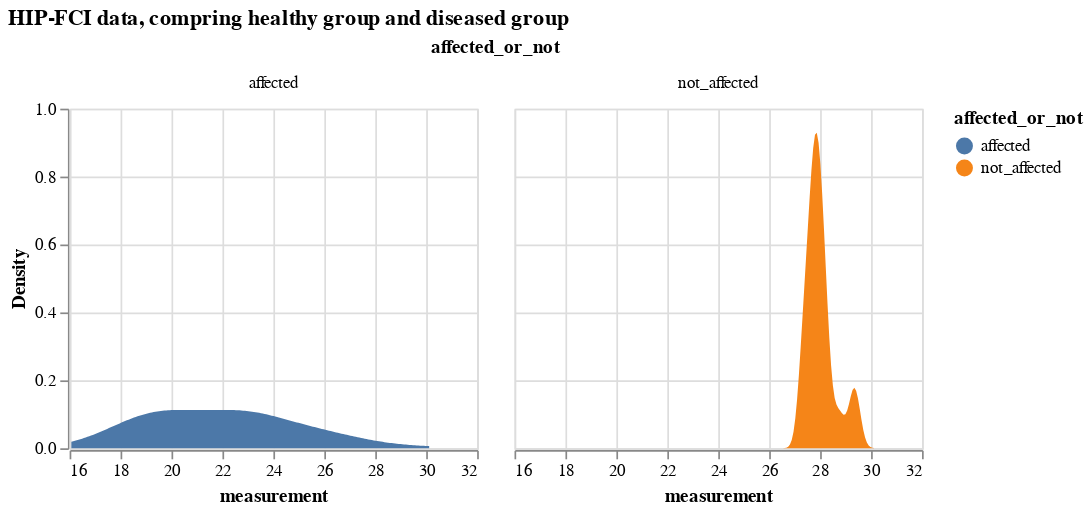

The cell this chart's notebook holds for it:
### Markdown cell above
### Comparing a certain biomarker data

### Code cell
# select a biomarker
bio_data = df[df.biomarker=='HIP-FCI'].drop(['k_j', 'S_n', 'biomarker'], axis = 1)
# biomarker2 data, comparing from diseased and healthy groups
alt.Chart(bio_data).transform_density(
    'measurement',
    as_=['measurement', 'Density'],
    groupby=['affected_or_not']
).mark_area().encode(
    x="measurement:Q",
    y="Density:Q",
    facet = alt.Facet(
        "affected_or_not:N",
    ),
    color=alt.Color(
        'affected_or_not:N'
    )
).properties(
    width= 240,
    height = 200,
).properties(
    title='HIP-FCI data, compring healthy group and diseased group'
)

### Figure 1 — Vega-Lite specification as saved in the notebook (floating-point values rounded to 4 significant figures)
{"config": {"view": {"continuousWidth": 300, "continuousHeight": 300}}, "data": {"name": "data-dc9bc60447de049373eda4286031c67e"}, "mark": {"type": "area"}, "encoding": {"color": {"field": "affected_or_not", "type": "nominal"}, "facet": {"field": "affected_or_not", "type": "nominal"}, "x": {"field": "measurement", "type": "quantitative"}, "y": {"field": "Density", "type": "quantitative"}}, "height": 200, "title": "HIP-FCI data, compring healthy group and diseased group", "transform": [{"density": "measurement", "groupby": ["affected_or_not"], "as": ["measurement", "Density"]}], "width": 240, "$schema": "https://vega.github.io/schema/vega-lite/v5.16.3.json", "datasets": {"data-dc9bc60447de049373eda4286031c67e": [{"participant": 0, "measurement": 23.24, "affected_or_not": "affected"}, {"participant": 1, "measurement": 27.89, "affected_or_not": "not_affected"}, {"participant": 2, "measurement": 19.44, "affected_or_not": "affected"}, {"participant": 3, "measurement": 18.57, "affected_or_not": "affected"}, {"participant": 4, "measurement": 24.01, "affected_or_not": "affected"}, {"participant": 5, "measurement": 20.98, "affected_or_not": "affected"}, {"participant": 6, "measurement": 27.37, "affected_or_not": "not_affected"}, {"participant": 7, "measurement": 25.87, "affected_or_not": "affected"}, {"participant": 8, "measurement": 23.49, "affected_or_not": "affected"}, {"participant": 9, "measurement": 17.23, "affected_or_not": "affected"}, {"participant": 10, "measurement": 19.2, "affected_or_not": "affected"}, {"participant": 11, "measurement": 27.66, "affected_or_not": "not_affected"}, {"participant": 12, "measurement": 20.14, "affected_or_not": "affected"}, {"participant": 13, "measurement": 19.26, "affected_or_not": "affected"}, {"participant": 14, "measurement": 27.42, "affected_or_not": "affected"}, {"participant": 15, "measurement": 29.43, "affected_or_not": "not_affected"}, {"participant": 16, "measurement": 22.61, "affected_or_not": "affected"}, {"participant": 17, "measurement": 28.21, "affected_or_not": "not_affected"}, {"participant": 18, "measurement": 28.29, "affected_or_not": "not_affected"}, {"participant": 19, "measurement": 20.16, "affected_or_not": "affected"}, {"participant": 20, "measurement": 18.95, "affected_or_not": "affected"}, {"participant": 21, "measurement": 28.75, "affected_or_not": "not_affected"}, {"participant": 22, "measurement": 22.27, "affected_or_not": "affected"}, {"participant": 23, "measurement": 18.38, "affected_or_not": "affected"}, {"participant": 24, "measurement": 19.87, "affected_or_not": "affected"}, {"participant": 25, "measurement": 19.89, "affected_or_not": "affected"}, {"participant": 26, "measurement": 23.56, "affected_or_not": "affected"}, {"participant": 27, "measurement": 19.68, "affected_or_not": "affected"}, {"participant": 28, "measurement": 30.12, "affected_or_not": "affected"}, {"participant": 29, "measurement": 18.18, "affected_or_not": "affected"}, {"participant": 30, "measurement": 17.86, "affected_or_not": "affected"}, {"participant": 31, "measurement": 22.15, "affected_or_not": "affected"}, {"participant": 32, "measurement": 20.7, "affected_or_not": "affected"}, {"participant": 33, "measurement": 26.11, "affected_or_not": "affected"}, {"participant": 34, "measurement": 17.58, "affected_or_not": "affected"}, {"participant": 35, "measurement": 24.91, "affected_or_not": "affected"}, {"participant": 36, "measurement": 20.92, "affected_or_not": "affected"}, {"participant": 37, "measurement": 27.88, "affected_or_not": "not_affected"}, {"participant": 38, "measurement": 23.31, "affected_or_not": "affected"}, {"participant": 39, "measurement": 26.39, "affected_or_not": "affected"}, {"participant": 40, "measurement": 21.48, "affected_or_not": "affected"}, {"participant": 41, "measurement": 21.8, "affected_or_not": "affected"}, {"participant": 42, "measurement": 29.26, "affected_or_not": "not_affected"}, {"participant": 43, "measurement": 27.38, "affected_or_not": "affected"}, {"participant": 44, "measurement": 21.5, "affected_or_not": "affected"}, {"participant": 45, "measurement": 27.91, "affected_or_not": "not_affected"}, {"participant": 46, "measurement": 20.13, "affected_or_not": "affected"}, {"participant": 47, "measurement": 19.73, "affected_or_not": "affected"}, {"participant": 48, "measurement": 23.73, "affected_or_not": "affected"}, {"participant": 49, "measurement": 27.96, "affected_or_not": "not_affected"}, {"participant": 50, "measurement": 21.8, "affected_or_not": "affected"}, {"participant": 51, "measurement": 21.4, "affected_or_not": "affected"}, {"participant": 52, "measurement": 28.26, "affected_or_not": "affected"}, {"participant": 53, "measurement": 20.24, "affected_or_not": "affected"}, {"participant": 54, "measurement": 20.29, "affected_or_not": "affected"}, {"participant": 55, "measurement": 19.25, "affected_or_not": "affected"}, {"participant": 56, "measurement": 26.01, "affected_or_not": "affected"}, {"participant": 57, "measurement": 28.12, "affected_or_not": "not_affected"}, {"participant": 58, "measurement": 24.81, "affected_or_not": "affected"}, {"participant": 59, "measurement": 20.28, "affected_or_not": "affected"}, {"participant": 60, "measurement": 22.9, "affected_or_not": "affected"}, {"participant": 61, "measurement": 19.45, "affected_or_not": "affected"}, {"participant": 62, "measurement": 27.63, "affected_or_not": "not_affected"}, {"participant": 63, "measurement": 19.48, "affected_or_not": "affected"}, {"participant": 64, "measurement": 17.9, "affected_or_not": "affected"}, {"participant": 65, "measurement": 23.71, "affected_or_not": "affected"}, {"participant": 66, "measurement": 27.66, "affected_or_not": "not_affected"}, {"participant": 67, "measurement": 22.48, "affected_or_not": "affected"}, {"participant": 68, "measurement": 16.07, "affected_or_not": "affected"}, {"participant": 69, "measurement": 27.31, "affected_or_not": "not_affected"}, {"participant": 70, "measurement": 26.78, "affected_or_not": "affected"}, {"participant": 71, "measurement": 22.63, "affected_or_not": "affected"}, {"participant": 72, "measurement": 21.76, "affected_or_not": "affected"}, {"participant": 73, "measurement": 23.15, "affected_or_not": "affected"}, {"participant": 74, "measurement": 23.77, "affected_or_not": "affected"}, {"participant": 75, "measurement": 22.49, "affected_or_not": "affected"}, {"participant": 76, "measurement": 18.28, "affected_or_not": "affected"}, {"participant": 77, "measurement": 22.86, "affected_or_not": "affected"}, {"participant": 78, "measurement": 25.14, "affected_or_not": "affected"}, {"participant": 79, "measurement": 22.88, "affected_or_not": "affected"}, {"participant": 80, "measurement": 20.14, "affected_or_not": "affected"}, {"participant": 81, "measurement": 21.85, "affected_or_not": "affected"}, {"participant": 82, "measurement": 19.34, "affected_or_not": "affected"}, {"participant": 83, "measurement": 24.99, "affected_or_not": "affected"}, {"participant": 84, "measurement": 26.06, "affected_or_not": "affected"}, {"participant": 85, "measurement": 23.48, "affected_or_not": "affected"}, {"participant": 86, "measurement": 24.75, "affected_or_not": "affected"}, {"participant": 87, "measurement": 28.09, "affected_or_not": "not_affected"}, {"participant": 88, "measurement": 21.74, "affected_or_not": "affected"}, {"participant": 89, "measurement": 24.69, "affected_or_not": "affected"}, {"participant": 90, "measurement": 27.39, "affected_or_not": "not_affected"}, {"participant": 91, "measurement": 23.87, "affected_or_not": "affected"}, {"participant": 92, "measurement": 24.98, "affected_or_not": "affected"}, {"participant": 93, "measurement": 27.92, "affected_or_not": "not_affected"}, {"participant": 94, "measurement": 22.41, "affected_or_not": "affected"}, {"participant": 95, "measurement": 18.45, "affected_or_not": "affected"}, {"participant": 96, "measurement": 17.85, "affected_or_not": "affected"}, {"participant": 97, "measurement": 18.38, "affected_or_not": "affected"}, {"participant": 98, "measurement": 27.67, "affected_or_not": "not_affected"}, {"participant": 99, "measurement": 27.77, "affected_or_not": "not_affected"}]}}
